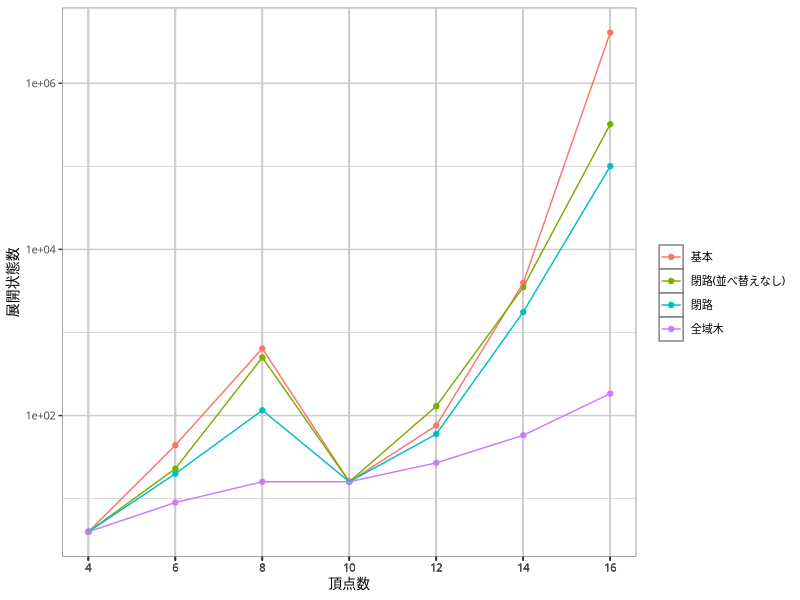

The R source for this figure:
library(readr)
library(dplyr)
library(ggplot2)

data <- read_csv('cmp-algo-mws.csv') %>%
  filter(d == 3, mgr == 'basic') %>%
  mutate(mtd = ifelse(bdr == 'cycle' & srt == 'sorted', 'sorted-cycle', bdr)) %>%
  group_by(n, d, mtd, node) %>%
  summarise(mean_time = mean(time)) %>%
  ungroup() %>%
  mutate(mtd = as.factor(mtd))

gp <- ggplot(data, aes(x = n, y = node, color = mtd)) +
  geom_point() +
  geom_line() +
  scale_x_continuous(name = '頂点数',
                     breaks = data$n,
                     minor_breaks = NULL,
                     labels = as.character(data$n)) +
  scale_y_continuous(name = '展開状態数',
                     trans = 'log10') +
  scale_color_discrete(name = '',
                       breaks = c('basic', 'cycle', 'sorted-cycle', 'stree'),
                       labels = c('基本', '閉路(並べ替えなし)', '閉路', '全域木')) +
  theme(text = element_text(family = 'IPAexGothic', size = 10),
        panel.background = element_rect(fill = 'white', colour = 'grey50'),
        panel.grid.major = element_line(colour = 'grey80'),
        panel.grid.minor = element_line(colour = 'grey80'))

ggsave('the-ginitr-node.pdf', gp,
       width = 15, height = 10, units = 'cm',
       device = cairo_pdf)
